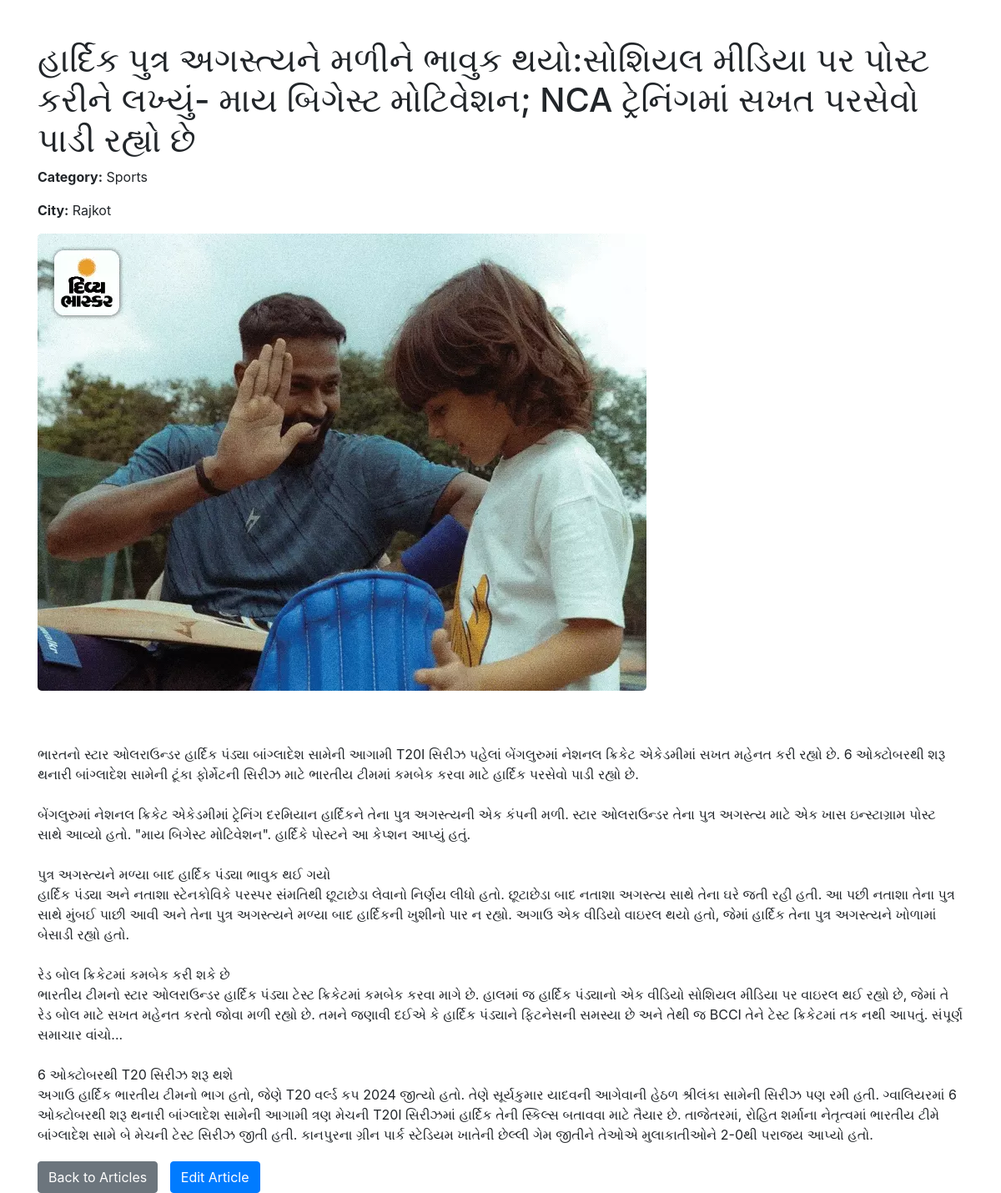
The app's page /Admin/view_article.php?id=25 (signed in) with its own data.
### tables this page shows
CREATE TABLE IF NOT EXISTS `articles` (
  `id` int NOT NULL AUTO_INCREMENT,
  `title` varchar(255) NOT NULL,
  `content` text NOT NULL,
  `author_id` int NOT NULL,
  `created_at` timestamp NULL DEFAULT CURRENT_TIMESTAMP,
  `updated_at` timestamp NULL DEFAULT CURRENT_TIMESTAMP ON UPDATE CURRENT_TIMESTAMP,
  `media` text,
  `cover_image` varchar(255) DEFAULT NULL,
  `category` varchar(255) NOT NULL,
  `city` varchar(255) DEFAULT NULL,
  `views` int DEFAULT '0',
  PRIMARY KEY (`id`),
  KEY `fk_author_id` (`author_id`)
);

### Admin/view_article.php (the view, shortened to what this page needs)
<?php
require_once "config.php";
if (isset($_GET['id']) && is_numeric($_GET['id'])) {
    $article_id = $_GET['id'];
    $sql = "SELECT * FROM articles WHERE id = ?";
    if ($stmt = mysqli_prepare($link, $sql)) {
        mysqli_stmt_bind_param($stmt, "i", $param_id);
        if (mysqli_stmt_execute($stmt)) {
            $result = mysqli_stmt_get_result($stmt);
            if (mysqli_num_rows($result) == 1) {
                $article = mysqli_fetch_assoc($result);
            } else {
                header("location: articles.php");
                exit;
            }
        } else {
            echo "Something went wrong. Please try again later.";
        }
    }
} else {
    header("location: articles.php");
    exit;
}
?>
<!DOCTYPE html>
<html lang="en">
<head>
    <link rel="stylesheet" href="https://stackpath.bootstrapcdn.com/bootstrap/4.5.2/css/bootstrap.min.css">
</head>
<body>
    <div class="container">
        <h1 class="mt-5"><?php echo htmlspecialchars($article['title'] ?? ''); ?></h1>
        <p><strong>Category:</strong> <?php echo htmlspecialchars($article['category'] ?? ''); ?></p>
        <p><strong>City:</strong> <?php echo htmlspecialchars($article['city'] ?? ''); ?></p>
        <?php if (!empty($article['cover_image'])): ?>
            <img src="../Admin/uploads/<?php echo htmlspecialchars($article['cover_image']); ?>" alt="Cover Image" class="img-fluid mb-4" style="max-height: auto; width: auto; object-fit: cover;">
        <?php endif; ?>
        <div class="article-container">
            <div class="article-content <?php echo empty($media) ? 'full-width' : ''; ?>">
                <?php echo nl2br(htmlspecialchars($article['content'] ?? '')); ?>
            </div>
        </div>
        <a href="articles.php" class="btn btn-secondary back-button">Back to Articles</a>
        <a href="editarticle.php?id=<?php echo $article_id; ?>" class="btn btn-primary edit-button">Edit Article</a>
    </div>
</body>
</html>

### Admin/view_article.php (style rules this page uses)
.article-container { display: flex; flex-wrap: wrap; margin-top: 20px; }
.article-content { flex: 1; }
.article-content.full-width { flex: 0 0 100%; margin-top: 20px; }
img { max-width: 100%; height: auto; border-radius: 5px; }
.back-button { margin-top: 20px; }
.edit-button { margin-top: 20px; margin-left: 10px; }

### records on screen
articles: title "હાર્દિક પુત્ર અગસ્ત્યને મળીને ભાવુક થયો:સોશિયલ મીડિયા પર પોસ્ટ કરીને લખ્યું- માય બિગેસ્ટ મોટિવેશન; NCA ટ્રેનિંગમાં સખત પરસેવો પાડી રહ્યો છે", category "Sports", city "Rajkot", cover_image (picture), content "ભારતનો સ્ટાર ઓલરાઉન્ડર હાર્દિક પંડ્યા બાંગ્લાદેશ સામેની આગામી T20I સિરીઝ પહેલાં બેંગલુરુમાં નેશનલ ક્રિકેટ એકેડમીમાં સખત મહેનત કરી રહ્યો છે. 6 ઓક્ટોબરથી શરૂ થનારી બાંગ્લાદેશ સામેની ટૂંકા ફોર્મેટની સિરીઝ માટે ભારતીય ટીમમાં કમબેક કરવા માટે હાર્દિક પરસેવો પાડી રહ્યો છે. બેંગલુરુમાં નેશનલ ક્રિકેટ એકેડમીમાં ટ્રેનિંગ દરમિયાન હાર્દિકને તેના પુત્ર અગસ્ત્યની એક કંપની મળી. સ્ટાર ઓલરાઉન્ડર તેના પુત્ર અગસ્ત્ય માટે એક ખાસ ઇન્સ્ટાગ્રામ પોસ્ટ સાથે આવ્યો હતો. \"માય બિગેસ્ટ મોટિવેશન\". હાર્દિકે પોસ્ટને આ કેપ્શન આપ્યું હતું. પુત્ર અગસ્ત્યને મળ્યા બાદ હાર્દિક પંડ્યા ભાવુક થઈ ગયો હાર્દિક પંડ્યા અને નતાશા સ્ટેનકોવિકે પરસ્પર સંમતિથી છૂટાછેડા લેવાનો નિર્ણય લીધો હતો. છૂટાછેડા બાદ નતાશા અગસ્ત્ય સાથે તેના ઘરે જતી રહી…"
